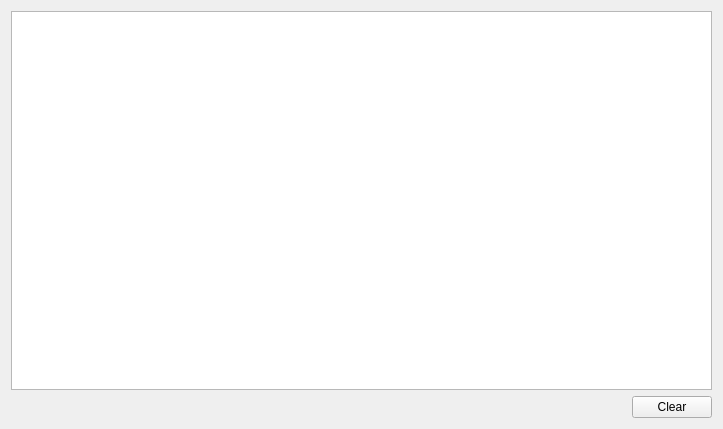
<?xml version="1.0" encoding="UTF-8"?>
<ui version="4.0">
 <class>LuaDebugForm</class>
 <widget class="QWidget" name="LuaDebugForm">
  <property name="geometry">
   <rect>
    <x>0</x>
    <y>0</y>
    <width>723</width>
    <height>429</height>
   </rect>
  </property>
  <property name="windowTitle">
   <string>lua debug</string>
  </property>
  <layout class="QVBoxLayout" name="verticalLayout">
   <item>
    <widget class="QTextBrowser" name="textBrowser">
     <property name="lineWrapMode">
      <enum>QTextEdit::NoWrap</enum>
     </property>
    </widget>
   </item>
   <item>
    <layout class="QHBoxLayout" name="horizontalLayout">
     <item>
      <spacer name="horizontalSpacer">
       <property name="orientation">
        <enum>Qt::Horizontal</enum>
       </property>
       <property name="sizeHint" stdset="0">
        <size>
         <width>40</width>
         <height>20</height>
        </size>
       </property>
      </spacer>
     </item>
     <item>
      <widget class="QPushButton" name="btnClear">
       <property name="text">
        <string>Clear</string>
       </property>
      </widget>
     </item>
    </layout>
   </item>
  </layout>
 </widget>
 <resources/>
 <connections/>
</ui>
